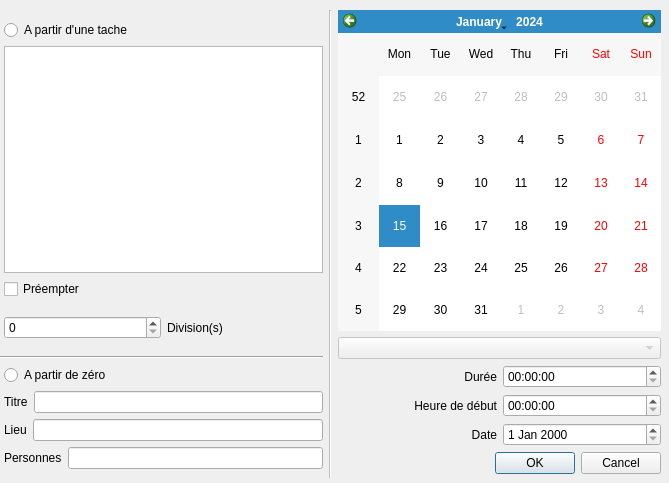
<?xml version="1.0" encoding="UTF-8"?>
<ui version="4.0">
 <class>fenAjouterEve</class>
 <widget class="QWidget" name="fenAjouterEve">
  <property name="geometry">
   <rect>
    <x>0</x>
    <y>0</y>
    <width>669</width>
    <height>483</height>
   </rect>
  </property>
  <property name="windowTitle">
   <string>Form</string>
  </property>
  <widget class="QWidget" name="horizontalLayoutWidget">
   <property name="geometry">
    <rect>
     <x>0</x>
     <y>10</y>
     <width>661</width>
     <height>468</height>
    </rect>
   </property>
   <layout class="QHBoxLayout" name="horizontalLayout" stretch="0,0,0">
    <item>
     <layout class="QVBoxLayout" name="verticalLayout_3" stretch="8,1,5,1">
      <item>
       <layout class="QHBoxLayout" name="horizontalLayout_2" stretch="0,10">
        <item>
         <spacer name="horizontalSpacer">
          <property name="orientation">
           <enum>Qt::Horizontal</enum>
          </property>
          <property name="sizeType">
           <enum>QSizePolicy::Fixed</enum>
          </property>
          <property name="sizeHint" stdset="0">
           <size>
            <width>4</width>
            <height>20</height>
           </size>
          </property>
         </spacer>
        </item>
        <item>
         <layout class="QVBoxLayout" name="verticalLayout" stretch="0,5,1,1">
          <property name="topMargin">
           <number>10</number>
          </property>
          <item>
           <widget class="QRadioButton" name="radioButton_tacheUni">
            <property name="text">
             <string>A partir d'une tache</string>
            </property>
           </widget>
          </item>
          <item>
           <layout class="QVBoxLayout" name="verticalLayout_5">
            <item>
             <widget class="QListWidget" name="listTacheUniNonProg"/>
            </item>
           </layout>
          </item>
          <item>
           <widget class="QCheckBox" name="checkBox_Preemp">
            <property name="enabled">
             <bool>true</bool>
            </property>
            <property name="text">
             <string>Préempter</string>
            </property>
           </widget>
          </item>
          <item>
           <layout class="QHBoxLayout" name="horizontalLayout_7">
            <item>
             <widget class="QSpinBox" name="spinBox_nbrDiv"/>
            </item>
            <item>
             <widget class="QLabel" name="label_4">
              <property name="text">
               <string>Division(s)</string>
              </property>
             </widget>
            </item>
           </layout>
          </item>
         </layout>
        </item>
       </layout>
      </item>
      <item>
       <widget class="Line" name="line">
        <property name="orientation">
         <enum>Qt::Horizontal</enum>
        </property>
       </widget>
      </item>
      <item>
       <layout class="QHBoxLayout" name="horizontalLayout_3" stretch="1,0">
        <item>
         <spacer name="horizontalSpacer_2">
          <property name="orientation">
           <enum>Qt::Horizontal</enum>
          </property>
          <property name="sizeType">
           <enum>QSizePolicy::Fixed</enum>
          </property>
          <property name="sizeHint" stdset="0">
           <size>
            <width>4</width>
            <height>20</height>
           </size>
          </property>
         </spacer>
        </item>
        <item>
         <layout class="QVBoxLayout" name="verticalLayout_4">
          <item>
           <widget class="QRadioButton" name="radioButton_zero">
            <property name="text">
             <string>A partir de zéro</string>
            </property>
           </widget>
          </item>
          <item>
           <layout class="QHBoxLayout" name="horizontalLayout_6">
            <item>
             <widget class="QLabel" name="label">
              <property name="text">
               <string>Titre</string>
              </property>
             </widget>
            </item>
            <item>
             <widget class="QLineEdit" name="lineEdit_titre">
              <property name="inputMask">
               <string/>
              </property>
              <property name="readOnly">
               <bool>false</bool>
              </property>
             </widget>
            </item>
           </layout>
          </item>
          <item>
           <layout class="QHBoxLayout" name="horizontalLayout_4">
            <item>
             <widget class="QLabel" name="label_2">
              <property name="text">
               <string>Lieu</string>
              </property>
             </widget>
            </item>
            <item>
             <widget class="QLineEdit" name="lineEdit_lieu"/>
            </item>
           </layout>
          </item>
          <item>
           <layout class="QHBoxLayout" name="horizontalLayout_5">
            <item>
             <widget class="QLabel" name="label_3">
              <property name="text">
               <string>Personnes</string>
              </property>
             </widget>
            </item>
            <item>
             <widget class="QLineEdit" name="lineEdit_personnes"/>
            </item>
           </layout>
          </item>
         </layout>
        </item>
       </layout>
      </item>
      <item>
       <spacer name="verticalSpacer">
        <property name="orientation">
         <enum>Qt::Vertical</enum>
        </property>
        <property name="sizeType">
         <enum>QSizePolicy::Fixed</enum>
        </property>
        <property name="sizeHint" stdset="0">
         <size>
          <width>20</width>
          <height>9</height>
         </size>
        </property>
       </spacer>
      </item>
     </layout>
    </item>
    <item>
     <widget class="Line" name="line_2">
      <property name="enabled">
       <bool>false</bool>
      </property>
      <property name="orientation">
       <enum>Qt::Vertical</enum>
      </property>
     </widget>
    </item>
    <item>
     <layout class="QVBoxLayout" name="verticalLayout_2">
      <item>
       <layout class="QVBoxLayout" name="verticalLayout_6" stretch="1,0,1,1,1,0,0">
        <property name="bottomMargin">
         <number>4</number>
        </property>
        <item>
         <widget class="QCalendarWidget" name="calendarWidget"/>
        </item>
        <item>
         <widget class="QComboBox" name="comboBox_divisions">
          <property name="enabled">
           <bool>false</bool>
          </property>
         </widget>
        </item>
        <item>
         <layout class="QHBoxLayout" name="horizontalLayout_8">
          <item>
           <widget class="QLabel" name="label_7">
            <property name="layoutDirection">
             <enum>Qt::LeftToRight</enum>
            </property>
            <property name="frameShape">
             <enum>QFrame::NoFrame</enum>
            </property>
            <property name="text">
             <string>Durée</string>
            </property>
            <property name="alignment">
             <set>Qt::AlignRight|Qt::AlignTrailing|Qt::AlignVCenter</set>
            </property>
           </widget>
          </item>
          <item>
           <widget class="QTimeEdit" name="timeEdit_duree"/>
          </item>
         </layout>
        </item>
        <item>
         <layout class="QHBoxLayout" name="horizontalLayout_9">
          <item>
           <widget class="QLabel" name="label_6">
            <property name="text">
             <string>Heure de début</string>
            </property>
            <property name="alignment">
             <set>Qt::AlignRight|Qt::AlignTrailing|Qt::AlignVCenter</set>
            </property>
            <property name="wordWrap">
             <bool>false</bool>
            </property>
           </widget>
          </item>
          <item>
           <widget class="QTimeEdit" name="timeEdit_debut"/>
          </item>
         </layout>
        </item>
        <item>
         <layout class="QHBoxLayout" name="horizontalLayout_10">
          <item>
           <widget class="QLabel" name="label_5">
            <property name="text">
             <string>Date</string>
            </property>
            <property name="alignment">
             <set>Qt::AlignRight|Qt::AlignTrailing|Qt::AlignVCenter</set>
            </property>
           </widget>
          </item>
          <item>
           <widget class="QDateEdit" name="dateEdit"/>
          </item>
         </layout>
        </item>
        <item>
         <spacer name="verticalSpacer_2">
          <property name="orientation">
           <enum>Qt::Vertical</enum>
          </property>
          <property name="sizeType">
           <enum>QSizePolicy::Fixed</enum>
          </property>
          <property name="sizeHint" stdset="0">
           <size>
            <width>20</width>
            <height>0</height>
           </size>
          </property>
         </spacer>
        </item>
        <item>
         <widget class="QDialogButtonBox" name="buttonBox">
          <property name="standardButtons">
           <set>QDialogButtonBox::Cancel|QDialogButtonBox::Ok</set>
          </property>
          <property name="centerButtons">
           <bool>false</bool>
          </property>
         </widget>
        </item>
       </layout>
      </item>
     </layout>
    </item>
   </layout>
  </widget>
 </widget>
 <resources/>
 <connections>
  <connection>
   <sender>radioButton_zero</sender>
   <signal>clicked(bool)</signal>
   <receiver>spinBox_nbrDiv</receiver>
   <slot>setDisabled(bool)</slot>
   <hints>
    <hint type="sourcelabel">
     <x>20</x>
     <y>304</y>
    </hint>
    <hint type="destinationlabel">
     <x>23</x>
     <y>260</y>
    </hint>
   </hints>
  </connection>
  <connection>
   <sender>radioButton_zero</sender>
   <signal>clicked(bool)</signal>
   <receiver>checkBox_Preemp</receiver>
   <slot>setDisabled(bool)</slot>
   <hints>
    <hint type="sourcelabel">
     <x>44</x>
     <y>302</y>
    </hint>
    <hint type="destinationlabel">
     <x>23</x>
     <y>228</y>
    </hint>
   </hints>
  </connection>
  <connection>
   <sender>radioButton_zero</sender>
   <signal>clicked(bool)</signal>
   <receiver>listTacheUniNonProg</receiver>
   <slot>setDisabled(bool)</slot>
   <hints>
    <hint type="sourcelabel">
     <x>36</x>
     <y>306</y>
    </hint>
    <hint type="destinationlabel">
     <x>32</x>
     <y>175</y>
    </hint>
   </hints>
  </connection>
  <connection>
   <sender>radioButton_zero</sender>
   <signal>clicked(bool)</signal>
   <receiver>lineEdit_titre</receiver>
   <slot>setEnabled(bool)</slot>
   <hints>
    <hint type="sourcelabel">
     <x>57</x>
     <y>311</y>
    </hint>
    <hint type="destinationlabel">
     <x>57</x>
     <y>347</y>
    </hint>
   </hints>
  </connection>
  <connection>
   <sender>radioButton_zero</sender>
   <signal>clicked(bool)</signal>
   <receiver>lineEdit_lieu</receiver>
   <slot>setEnabled(bool)</slot>
   <hints>
    <hint type="sourcelabel">
     <x>74</x>
     <y>305</y>
    </hint>
    <hint type="destinationlabel">
     <x>67</x>
     <y>381</y>
    </hint>
   </hints>
  </connection>
  <connection>
   <sender>radioButton_zero</sender>
   <signal>clicked(bool)</signal>
   <receiver>lineEdit_personnes</receiver>
   <slot>setEnabled(bool)</slot>
   <hints>
    <hint type="sourcelabel">
     <x>85</x>
     <y>307</y>
    </hint>
    <hint type="destinationlabel">
     <x>89</x>
     <y>434</y>
    </hint>
   </hints>
  </connection>
  <connection>
   <sender>radioButton_tacheUni</sender>
   <signal>clicked(bool)</signal>
   <receiver>listTacheUniNonProg</receiver>
   <slot>setEnabled(bool)</slot>
   <hints>
    <hint type="sourcelabel">
     <x>38</x>
     <y>30</y>
    </hint>
    <hint type="destinationlabel">
     <x>32</x>
     <y>63</y>
    </hint>
   </hints>
  </connection>
  <connection>
   <sender>radioButton_tacheUni</sender>
   <signal>clicked(bool)</signal>
   <receiver>checkBox_Preemp</receiver>
   <slot>setEnabled(bool)</slot>
   <hints>
    <hint type="sourcelabel">
     <x>65</x>
     <y>37</y>
    </hint>
    <hint type="destinationlabel">
     <x>56</x>
     <y>224</y>
    </hint>
   </hints>
  </connection>
  <connection>
   <sender>radioButton_tacheUni</sender>
   <signal>clicked(bool)</signal>
   <receiver>lineEdit_titre</receiver>
   <slot>setDisabled(bool)</slot>
   <hints>
    <hint type="sourcelabel">
     <x>143</x>
     <y>39</y>
    </hint>
    <hint type="destinationlabel">
     <x>136</x>
     <y>346</y>
    </hint>
   </hints>
  </connection>
  <connection>
   <sender>radioButton_tacheUni</sender>
   <signal>clicked(bool)</signal>
   <receiver>lineEdit_lieu</receiver>
   <slot>setDisabled(bool)</slot>
   <hints>
    <hint type="sourcelabel">
     <x>158</x>
     <y>33</y>
    </hint>
    <hint type="destinationlabel">
     <x>151</x>
     <y>388</y>
    </hint>
   </hints>
  </connection>
  <connection>
   <sender>radioButton_tacheUni</sender>
   <signal>clicked(bool)</signal>
   <receiver>lineEdit_personnes</receiver>
   <slot>setDisabled(bool)</slot>
   <hints>
    <hint type="sourcelabel">
     <x>171</x>
     <y>33</y>
    </hint>
    <hint type="destinationlabel">
     <x>172</x>
     <y>432</y>
    </hint>
   </hints>
  </connection>
  <connection>
   <sender>checkBox_Preemp</sender>
   <signal>clicked(bool)</signal>
   <receiver>spinBox_nbrDiv</receiver>
   <slot>setEnabled(bool)</slot>
   <hints>
    <hint type="sourcelabel">
     <x>107</x>
     <y>227</y>
    </hint>
    <hint type="destinationlabel">
     <x>106</x>
     <y>265</y>
    </hint>
   </hints>
  </connection>
  <connection>
   <sender>checkBox_Preemp</sender>
   <signal>clicked(bool)</signal>
   <receiver>comboBox_divisions</receiver>
   <slot>setEnabled(bool)</slot>
   <hints>
    <hint type="sourcelabel">
     <x>281</x>
     <y>225</y>
    </hint>
    <hint type="destinationlabel">
     <x>657</x>
     <y>183</y>
    </hint>
   </hints>
  </connection>
  <connection>
   <sender>calendarWidget</sender>
   <signal>clicked(QDate)</signal>
   <receiver>dateEdit</receiver>
   <slot>setDate(QDate)</slot>
   <hints>
    <hint type="sourcelabel">
     <x>657</x>
     <y>154</y>
    </hint>
    <hint type="destinationlabel">
     <x>656</x>
     <y>409</y>
    </hint>
   </hints>
  </connection>
  <connection>
   <sender>dateEdit</sender>
   <signal>dateChanged(QDate)</signal>
   <receiver>calendarWidget</receiver>
   <slot>setSelectedDate(QDate)</slot>
   <hints>
    <hint type="sourcelabel">
     <x>604</x>
     <y>405</y>
    </hint>
    <hint type="destinationlabel">
     <x>657</x>
     <y>154</y>
    </hint>
   </hints>
  </connection>
  <connection>
   <sender>radioButton_zero</sender>
   <signal>clicked(bool)</signal>
   <receiver>comboBox_divisions</receiver>
   <slot>setDisabled(bool)</slot>
   <hints>
    <hint type="sourcelabel">
     <x>304</x>
     <y>301</y>
    </hint>
    <hint type="destinationlabel">
     <x>657</x>
     <y>183</y>
    </hint>
   </hints>
  </connection>
 </connections>
</ui>
